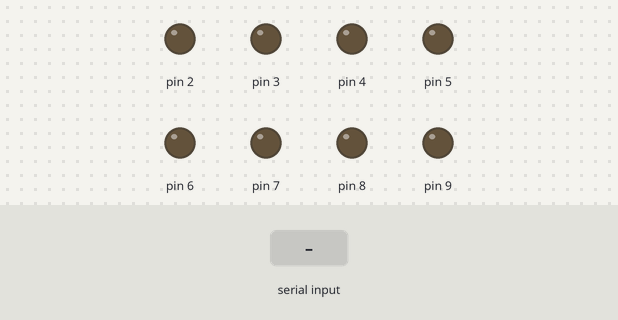
Bench run of a sketch on a simulated Arduino Uno, built with avr-gcc and run on an emulated ATmega328P. Shown: output pins drawn as LEDs (lit = HIGH). The inputs (shaded band) are chosen by the test bench.

Above: at 1.2 s.
1.3 s: "90,45\n" received over Serial
At 2.9 s:
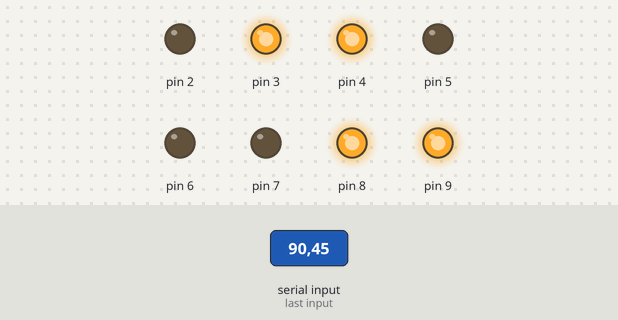
3.8 s: "30,150\n" received over Serial
At 6.0 s:
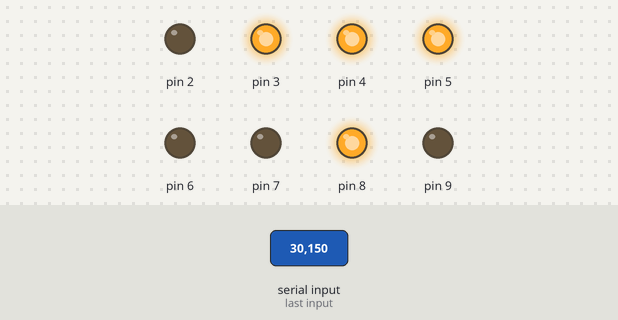
6.3 s: "5\n" received over Serial
At 7.7 s:
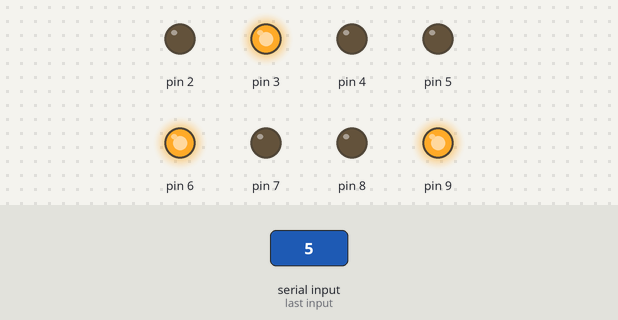
8.8 s: "90\n" received over Serial
At 10.9 s:
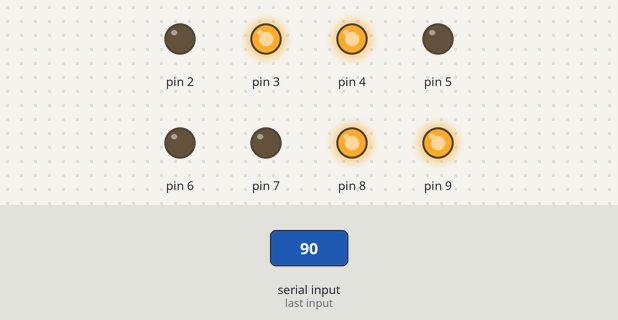
11.3 s: "200\n" received over Serial
At 12.8 s:
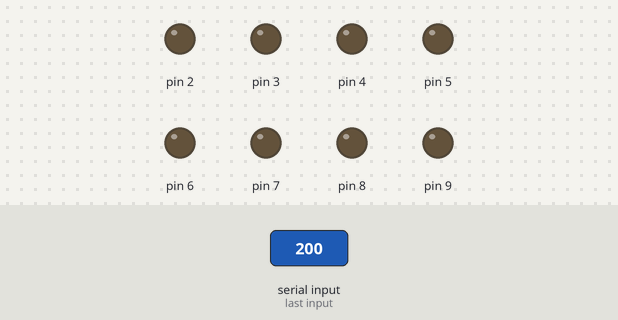
Timing chart, 0 to 14.3 s (numbered marks = the images above; inputs shaded):
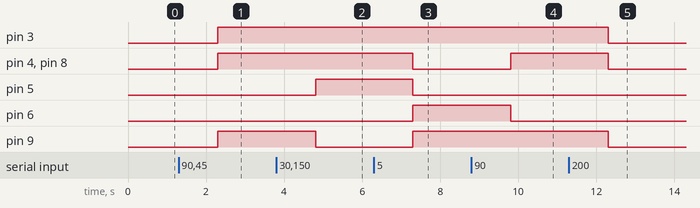

Measured:
- after the input at 1.3 s, pin 3, pin 4, pin 8, pin 9: LOW → HIGH after 1.0 s
- after the input at 3.8 s, pin 5: LOW → HIGH after 1.0 s; pin 9: HIGH → LOW after 1.0 s
- after the input at 6.3 s, pin 4, pin 5, pin 8: HIGH → LOW after 1.0 s; pin 6, pin 9: LOW → HIGH after 1.0 s
- after the input at 8.8 s, pin 4, pin 8: LOW → HIGH after 1.0 s; pin 6: HIGH → LOW after 1.0 s
- after the input at 11.3 s, pin 3, pin 4, pin 8, pin 9: HIGH → LOW after 1.0 s

The sketch:

led7doan.ino
```cpp
int a;
char number[10] = { 0XC0, 0XF9, 0XA4, 0XB0, 0X99, 0X92, 0X82, 0XF8, 0X80, 0X90};

void setup() {
  Serial.begin(9600);

  for (int i = 2; i <= 9; i++)
  {
    pinMode(i, OUTPUT);
  }
}
void loop() {
  if (Serial.available())
  {
    String  data = Serial.readString();         //char data=Serial.read();
    a = data.toInt();                           //int a = data-48;
    hienthi(a);
  }
}
void hienthi(int n)
{
  for (int i = 2 ;i <= 9; i++)
  {
    int x = number[n] & (1 << (i - 2));
    digitalWrite(i, x);
  }
}
```
